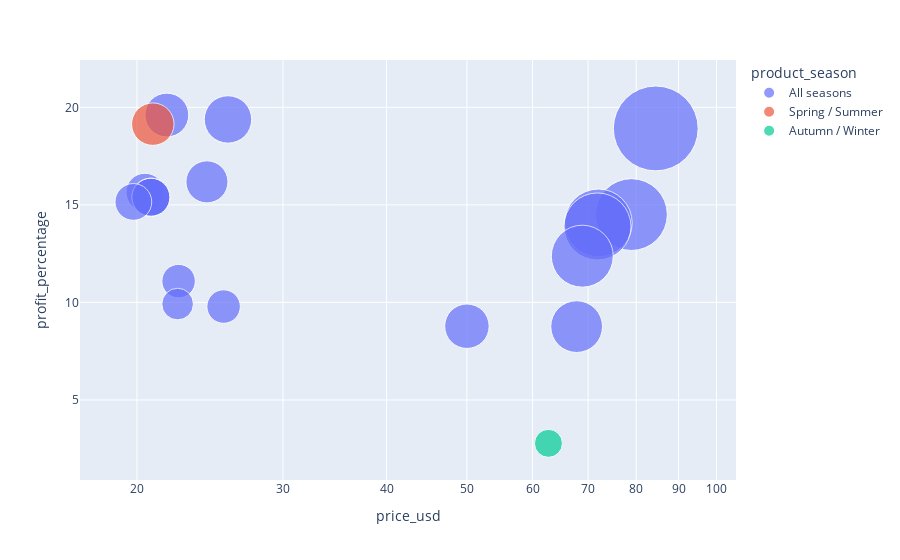

Here is the notebook cell this chart was saved with:
### Code cell
fig = px.scatter(bottom_profit_margins, 
                 x="price_usd",
                 y="profit_percentage",
                 size="seller_earning",  # Size of the bubbles
                 color="product_season",    # Color of the bubbles
                 hover_name="product_name", # Hover information
                 log_x=True,                # Log scale for x-axis
                 size_max=60)               # Maximum size of the bubbles

# Display the chart
fig.show()

### Figure 1 — Plotly figure (JSON) as saved in the notebook; plotly's stock layout.template omitted (floating-point values rounded to 4 significant figures)
{"data": [{"hovertemplate": "<b>%{hovertext}</b><br><br>product_season=All seasons<br>price_usd=%{x}<br>profit_percentage=%{y}<br>seller_earning=%{marker.size}<extra></extra>", "hovertext": ["T", "Shirt Just Cavalli Multicolour size XXL International in Cotton ", "Cloth high trainers Saint Laurent Black size 39.5 EU in Cloth ", "Blouse Sandro Beige size S International in Cotton ", "Shirt Erika Cavallini Brown size 42 IT in Cotton ", "Sr1 patent leather heels Sergio Rossi Black size 40.5 EU in Patent leather ", "Silk tie Armand Thiery Navy in Silk ", "Silk tie Valentino Garavani Blue in Silk ", "Leather trainers Pinko White size 39 EU in Leather ", "Powerphase leather low trainers Yeezy x Adidas Blue size 13 US in Leather ", "Flats Lanvin Brown size 11 US in Suede ", "Leather hat Etro Brown size S International in Leather ", "Sunglasses Ray", "Bra Calvin Klein Black in Cotton ", "Top Saint James Multicolour size XS International in Cotton ", "T", "Leather high trainers Pierre Hardy Black size 43 EU in Leather ", "Sunglasses Dolce & Gabbana Grey in Plastic "], "legendgroup": "All seasons", "marker": {"color": "#636efa", "size": [4.26, 4.99, 15.98, 3.93, 3.2, 3.2, 3.2, 3.2, 3, 11.45, 10.14, 9.98, 8.52, 2.49, 2.22, 2.49, 4.39, 5.94], "sizemode": "area", "sizeref": 0.004439, "symbol": "circle"}, "mode": "markers", "name": "All seasons", "orientation": "v", "showlegend": true, "type": "scatter", "x": [21.73, 25.75, 84.47, 24.29, 20.45, 20.79, 20.79, 20.79, 19.8, 78.95, 72.03, 71.84, 68.88, 22.45, 22.39, 25.44, 50, 67.81], "xaxis": "x", "y": [19.6, 19.38, 18.92, 16.18, 15.65, 15.39, 15.39, 15.39, 15.15, 14.5, 14.08, 13.89, 12.37, 11.09, 9.915, 9.788, 8.78, 8.76], "yaxis": "y"}, {"hovertemplate": "<b>%{hovertext}</b><br><br>product_season=Spring / Summer<br>price_usd=%{x}<br>profit_percentage=%{y}<br>seller_earning=%{marker.size}<extra></extra>", "hovertext": ["Linen trousers Massimo Dutti Blue size 44 FR in Linen "], "legendgroup": "Spring / Summer", "marker": {"color": "#EF553B", "size": [4], "sizemode": "area", "sizeref": 0.004439, "symbol": "circle"}, "mode": "markers", "name": "Spring / Summer", "orientation": "v", "showlegend": true, "type": "scatter", "x": [20.9], "xaxis": "x", "y": [19.14], "yaxis": "y"}, {"hovertemplate": "<b>%{hovertext}</b><br><br>product_season=Autumn / Winter<br>price_usd=%{x}<br>profit_percentage=%{y}<br>seller_earning=%{marker.size}<extra></extra>", "hovertext": ["Scarf Burberry Multicolour in Cotton "], "legendgroup": "Autumn / Winter", "marker": {"color": "#00cc96", "size": [1.74], "sizemode": "area", "sizeref": 0.004439, "symbol": "circle"}, "mode": "markers", "name": "Autumn / Winter", "orientation": "v", "showlegend": true, "type": "scatter", "x": [62.7], "xaxis": "x", "y": [2.775], "yaxis": "y"}], "layout": {"legend": {"itemsizing": "constant", "title": {"text": "product_season"}, "tracegroupgap": 0}, "margin": {"t": 60}, "xaxis": {"anchor": "y", "domain": [0, 1], "title": {"text": "price_usd"}, "type": "log"}, "yaxis": {"anchor": "x", "domain": [0, 1], "title": {"text": "profit_percentage"}}}}
